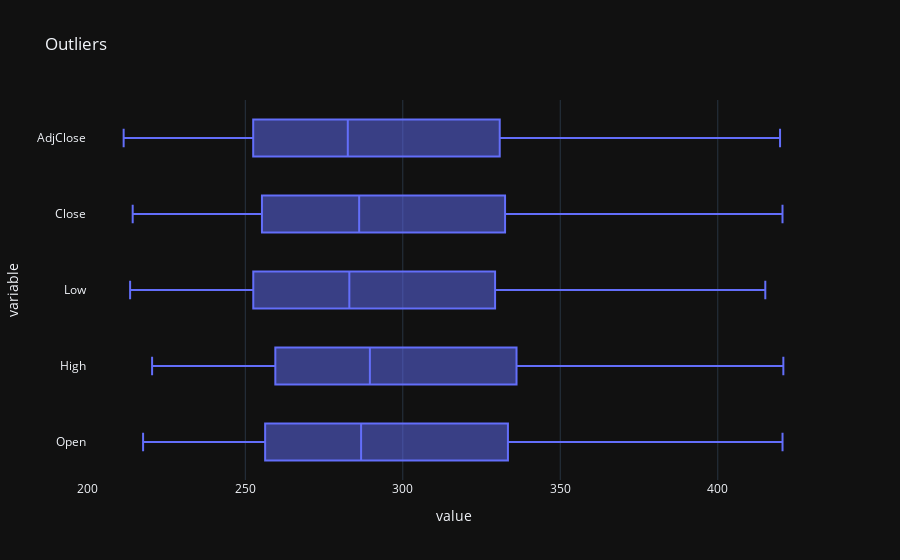

Notebook source saved alongside this figure:
### Code cell
# box plot 1

fig = px.box(bill_df,x=['Open', 'High', 'Low', 'Close', 'AdjClose'], template = 'plotly_dark', 
             title = 'Outliers')
fig.show()

### Figure 1 — Plotly figure (JSON) as saved in the notebook; plotly's stock layout.template omitted (floating-point values rounded to 4 significant figures; data arrays with more than 128 entries replaced by an {"elided": "..."} marker saying what was removed)
{"data": [{"alignmentgroup": "True", "hovertemplate": "value=%{x}<br>variable=%{y}<extra></extra>", "legendgroup": "", "marker": {"color": "#636efa"}, "name": "", "notched": false, "offsetgroup": "", "orientation": "h", "showlegend": false, "type": "box", "x": {"elided": "2830 float values"}, "x0": " ", "xaxis": "x", "y": {"elided": "2830 str values"}, "y0": " ", "yaxis": "y"}], "layout": {"boxmode": "group", "legend": {"tracegroupgap": 0}, "title": {"text": "Outliers"}, "xaxis": {"anchor": "y", "domain": [0, 1], "title": {"text": "value"}}, "yaxis": {"anchor": "x", "domain": [0, 1], "title": {"text": "variable"}}}}
